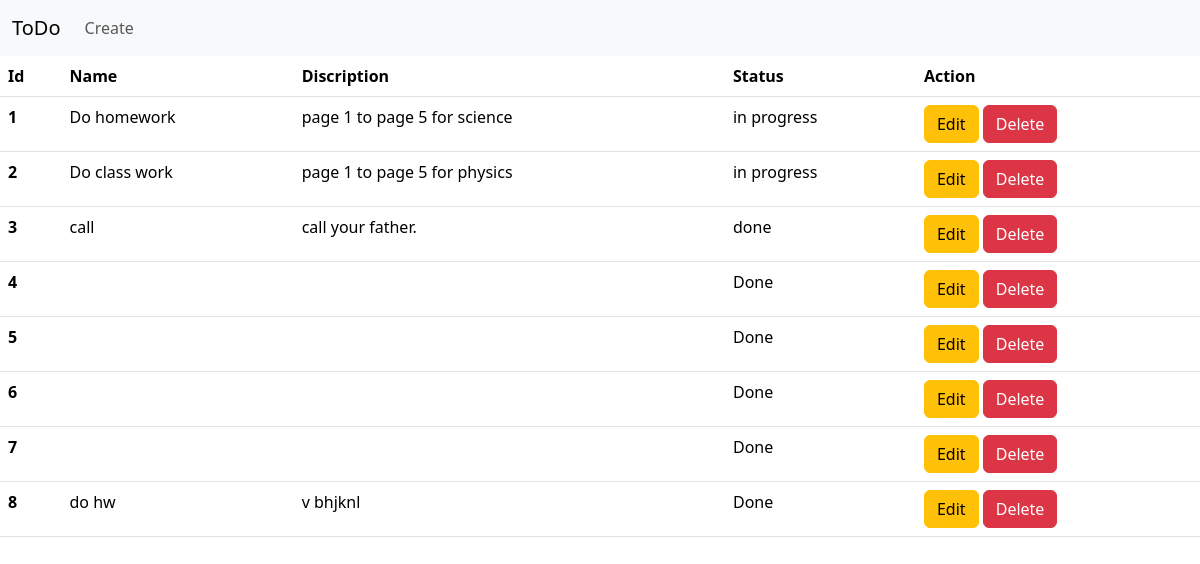
/home/, run on the app's committed database.
### base/models.py (models this page shows)
class Todo(models.Model):
    name = models.CharField(max_length=200)
    description = models.TextField()
    status = models.CharField(max_length=200)

### base/views.py (the view)
# urls.py: 2. Add a URL to urlpatterns:  path('', views.home, name='home')
def home(request):
    todo = Todo.objects.all()
    content = {'todos':todo}
    return render(request,'index.html',context=content)

### templates/index.html (shortened to what this page needs)
<!DOCTYPE html>
<html lang="en">
  <head>
    <link
      href="https://cdn.jsdelivr.net/npm/bootstrap@5.3.3/dist/css/bootstrap.min.css"
      rel="stylesheet"
    />
  </head>
  <body>
    {% include 'nev.html' %}
    <table class="table">
      <thead>
        <tr>
          <th scope="col">Id</th>
          <th scope="col">Name</th>
          <th scope="col">Discription</th>
          <th scope="col">Status</th>
          <th scope="col">Action</th>
        </tr>
      </thead>
      <tbody>
        {% for todo in todos %}
            <tr>
                <th scope="row">{{todo.id}}</th>
                <td>{{todo.name}}</td>
                <td>{{todo.description}}</td>
                <td>{{todo.status}}</td>
                <td><button type="button" class="btn btn-warning">Edit</button> <button type="button" class="btn btn-danger">Delete</button></td>
            </tr>
        {% endfor %}
      </tbody>
    </table>
  </body>
</html>

### templates/nev.html (shortened to what this page needs)
<nav class="navbar navbar-expand-lg bg-body-tertiary">
    <div class="container-fluid">
      <a class="navbar-brand" href="{% url 'home' %}">ToDo</a>
      <div class="collapse navbar-collapse" id="navbarNav">
        <ul class="navbar-nav">
          <li class="nav-item">
            <a class="nav-link" href="{% url 'create' %}">Create</a>
          </li>
        </ul>
      </div>
    </div>
  </nav>

### data on the page
Todo: id "1", name "Do homework", description "page 1 to page 5 for science", status "in progress"
Todo: id "2", name "Do class work", description "page 1 to page 5 for physics", status "in progress"
Todo: id "3", name "call", description "call your father.", status "done"
Todo: id "4", status "Done"
Todo: id "5", status "Done"
Todo: id "6", status "Done"
Todo: id "7", status "Done"
Todo: id "8", name "do hw", description "v bhjknl", status "Done"
